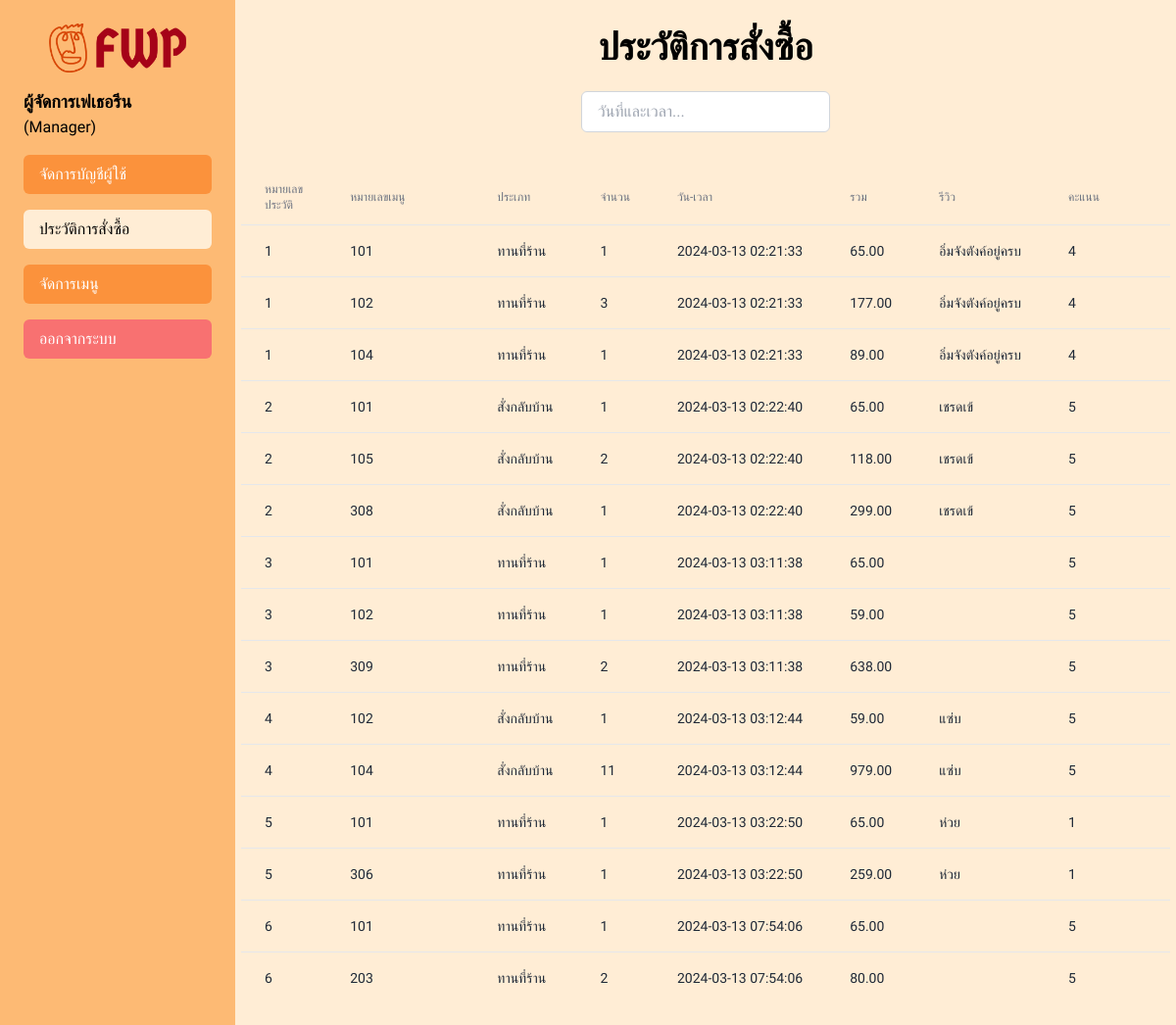
Page /history_manager.php (signed in) on the earlier database version.
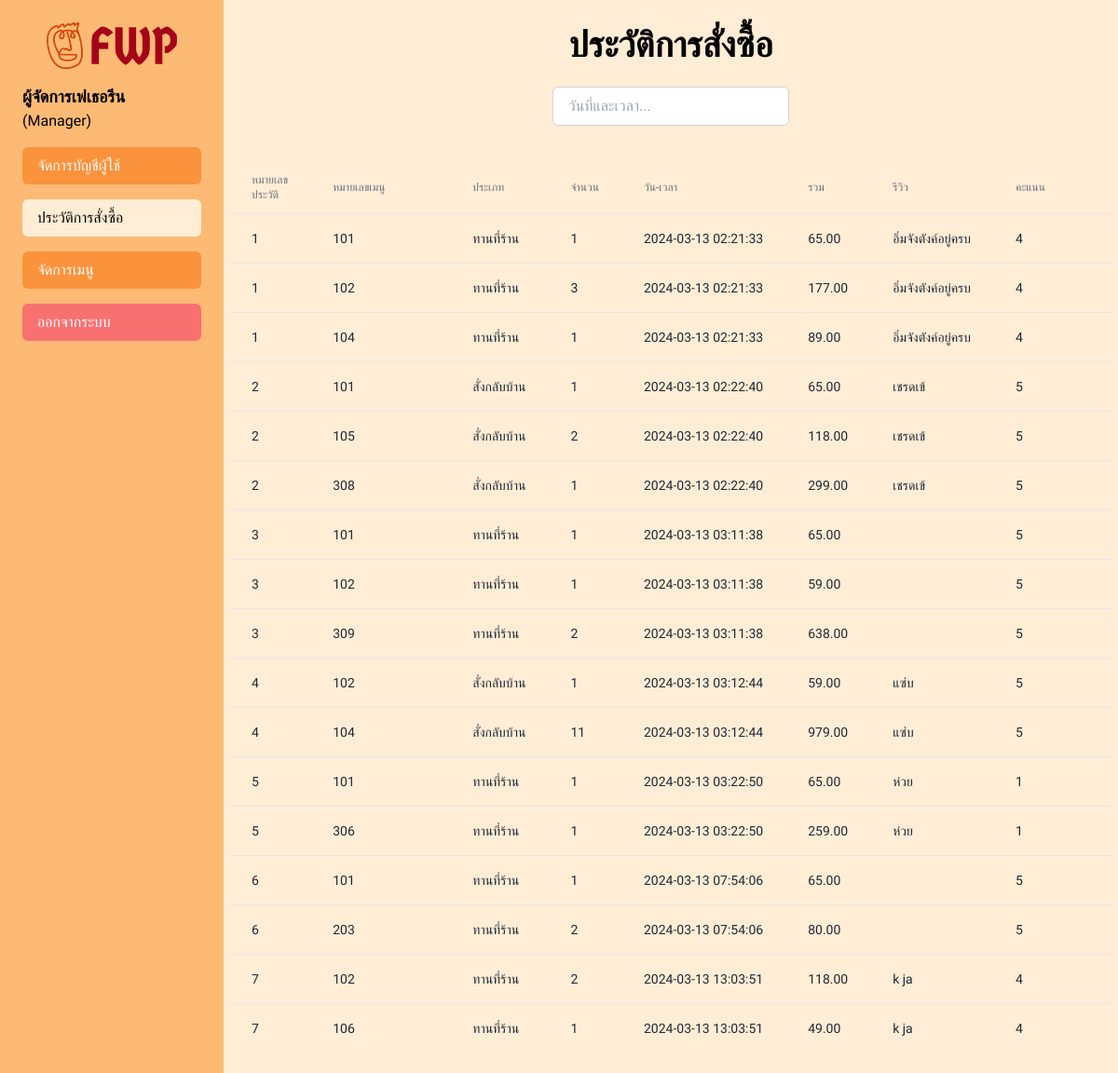
Same page on the later database version.
### tables this page shows
CREATE TABLE review (
    review_id INTEGER PRIMARY KEY AUTOINCREMENT,
    comment TEXT,
    score INTEGER
);

### history_order.php (the view, shortened to what this page needs)
<?php
$db = new MyDB();
$sql = "SELECT * FROM order_history;";
$ret = $db->query($sql);
if ($ret->numColumns() > 0) {
  while($row = $ret->fetchArray(SQLITE3_ASSOC)) {
    $query = "SELECT * FROM review WHERE review_id =" . $row['review_id'];
    $review_result = $db->query($query);
    $review_row = $review_result->fetchArray(SQLITE3_ASSOC);
    $comment = $review_row ? $review_row['comment'] : '';
    echo "<tr class=\"hover:bg-orange-200\">
              <td class=\"px-6 py-4 whitespace-nowrap text-sm text-gray-800 history-no\">" . $row["history_no"] . "</td>
              <td class=\"px-6 py-4 whitespace-nowrap text-sm text-gray-800 menu-no \">" . $row["menu_no"] . "</td>
              <td class=\"px-6 py-4 whitespace-nowrap text-sm text-gray-800 type\">" . $row["type"] . "</td>
              <td class=\"px-6 py-4 whitespace-nowrap text-sm text-gray-800 quantity\">" . $row["quantity"] . "</td>
              <td class=\"px-6 py-4 whitespace-nowrap text-sm text-gray-800 date_time\">" . $row["date_time"] . "</td>
              <td class=\"px-6 py-4 whitespace-nowrap text-sm text-gray-800 total\">" . number_format($row["total"], 2) . "</td>
              <td class=\"px-6 py-4 whitespace-nowrap text-sm text-gray-800 review-id\">" . $comment . "</td>
              <td class=\"px-6 py-4 whitespace-nowrap text-sm text-gray-800 review-score\">" . ($review_row ? $review_row['score'] : '') . "</td>
              <td class=\"px-6 py-4 whitespace-nowrap text-end text-sm font-medium\">
              </td>
            </tr>";
  }
}
?>

### history_manager.php (shortened to what this page needs)
<!DOCTYPE html>
<html lang="en">
<head>
  <link rel="stylesheet" href="style.css">
</head>
<body class="bg-orange-100 overflow-x-hidden">
<div class="main flex w-[100vw]">
        <div class="left bg-orange-300 p-6 w-1/5">
                    <a class="" href="main_manager.php"><img src="public/fwp-logo-color.png" class="my-0 mx-auto w-auto h-[50px]"></a>
                    <p id="welcome" class="mt-4 font-semibold text-lg"></p>
                    <p>(Manager)</p>
                    <form method="post">
                        <a href="manage_Accounts.php" class="block bg-orange-400 hover:bg-orange-500 text-white rounded-md text-base py-2 px-4 mt-4">จัดการบัญชีผู้ใช้</a>
                        <a href="history_manager.php" class="block bg-orange-100 hover:bg-orange-200 text-black rounded-md text-base py-2 px-4 mt-4">ประวัติการสั่งซื้อ</a>
                        <a href="menu_manager.php" class="block bg-orange-400 hover:bg-orange-500 text-white text-base rounded-md py-2 px-4 mt-4">จัดการเมนู</a>
                        <a href="logout.php" id="logout" class="block bg-red-400 hover:bg-red-500 text-white text-base rounded-md py-2 px-4 mt-4">ออกจากระบบ</a>
                    </form>
                </div>
  <div class="justify-center">
    <h1 class="font-bold text-[32px] text-center mt-5 sm:text-[38px]">ประวัติการสั่งซื้อ</h1>
    <div class="flex items-center justify-center my-4">
      <input type="text" id="searchInput" class="px-4 py-2 border border-gray-300 rounded-md focus:outline-none focus:ring-2 focus:ring-orange-300" placeholder="วันที่และเวลา...">
    </div>
    <div class="flex flex-col w-[80vw]">
      <div class="overflow-x-hidden mx-auto my-4">
        <div class="p-1.5 min-w-full inline-block align-middle">
          <div class="overflow-hidden">
            <table class="min-w-full divide-y divide-gray-200 rounded-md">
              <thead>
                <tr>
                  <th scope="col" class="px-6 py-3 text-start text-xs font-medium text-gray-500 uppercase">หมายเลขประวัติ</th>
                  <th scope="col" class="px-6 py-3 text-start text-xs font-medium text-gray-500 uppercase sm:w-[300px]">หมายเลขเมนู</th>
                  <th scope="col" class="px-6 py-3 text-start text-xs font-medium text-gray-500 uppercase">ประเภท</th>
                  <th scope="col" class="px-6 py-3 text-start text-xs font-medium text-gray-500 uppercase">จำนวน</th>
                  <th scope="col" class="px-6 py-3 text-start text-xs font-medium text-gray-500 uppercase">วัน-เวลา</th>
                  <th scope="col" class="px-6 py-3 text-start text-xs font-medium text-gray-500 uppercase">รวม</th>
                  <th scope="col" class="px-6 py-3 text-start text-xs font-medium text-gray-500 uppercase">รีวิว</th>
                  <th scope="col" class="px-6 py-3 text-start text-xs font-medium text-gray-500 uppercase">คะแนน</th>
                </tr>
              </thead>
              <tbody class="divide-y divide-gray-200 ">
                <?php
                  require_once "history_order.php";
                ?>
              </tbody>
            </table>
          </div>
        </div>
      </div>
    </div>
  </div>
</div>
</body>
</html>

### style.css (style rules this page uses)
* { font-family: 'Prompt', sans-serif; }
html, :host { line-height: 1.5; -webkit-text-size-adjust: 100%; -moz-tab-size: 4; -o-tab-size: 4; tab-size: 4; font-family: ui-sans-serif, system-ui, sans-serif, "Apple Color Emoji", "Segoe UI Emoji", "Segoe UI Symbol", "Noto Color Emoji"; font-feature-settings: normal; font-variation-settings: normal; -webkit-tap-highlight-color: transparent; }
body { margin: 0; line-height: inherit; }
h1, h2, h3, h4, h5, h6 { font-size: inherit; font-weight: inherit; }
a { color: inherit; text-decoration: inherit; }
table { text-indent: 0; border-color: inherit; border-collapse: collapse; }
button, input, optgroup, select, textarea { font-family: inherit; font-feature-settings: inherit; font-variation-settings: inherit; font-size: 100%; font-weight: inherit; line-height: inherit; color: inherit; margin: 0; padding: 0; }
blockquote, dl, dd, h1, h2, h3, h4, h5, h6, hr, figure, p, pre { margin: 0; }
input::placeholder, textarea::placeholder { opacity: 1; color: #9ca3af; }
img, svg, video, canvas, audio, iframe, embed, object { display: block; vertical-align: middle; }
img, video { max-width: 100%; height: auto; }
.mx-auto { margin-left: auto; margin-right: auto; }
.my-0 { margin-top: 0px; margin-bottom: 0px; }
.my-4 { margin-top: 1rem; margin-bottom: 1rem; }
.mt-4 { margin-top: 1rem; }
.mt-5 { margin-top: 1.25rem; }
.block { display: block; }
.inline-block { display: inline-block; }
.flex { display: flex; }
.h-\[50px\] { height: 50px; }
.w-1\/5 { width: 20%; }
.w-\[100vw\] { width: 100vw; }
.w-auto { width: auto; }
.w-\[80vw\] { width: 80vw; }
.min-w-full { min-width: 100%; }
.flex-col { flex-direction: column; }
.items-center { align-items: center; }
.justify-center { justify-content: center; }
.divide-y > :not([hidden]) ~ :not([hidden]) { --tw-divide-y-reverse: 0; border-top-width: calc(1px * calc(1 - var(--tw-divide-y-reverse))); border-bottom-width: calc(1px * var(--tw-divide-y-reverse)); }
.divide-gray-200 > :not([hidden]) ~ :not([hidden]) { --tw-divide-opacity: 1; border-color: rgb(229 231 235 / var(--tw-divide-opacity)); }
.overflow-hidden { overflow: hidden; }
.overflow-x-hidden { overflow-x: hidden; }
.whitespace-nowrap { white-space: nowrap; }
.rounded-md { border-radius: 0.375rem; }
.border { border-width: 1px; }
.border-gray-300 { --tw-border-opacity: 1; border-color: rgb(209 213 219 / var(--tw-border-opacity)); }
.bg-orange-100 { --tw-bg-opacity: 1; background-color: rgb(255 237 213 / var(--tw-bg-opacity)); }
.bg-orange-300 { --tw-bg-opacity: 1; background-color: rgb(253 186 116 / var(--tw-bg-opacity)); }
.bg-orange-400 { --tw-bg-opacity: 1; background-color: rgb(251 146 60 / var(--tw-bg-opacity)); }
.bg-red-400 { --tw-bg-opacity: 1; background-color: rgb(248 113 113 / var(--tw-bg-opacity)); }
.p-1\.5 { padding: 0.375rem; }
.p-6 { padding: 1.5rem; }
.px-4 { padding-left: 1rem; padding-right: 1rem; }
.px-6 { padding-left: 1.5rem; padding-right: 1.5rem; }
.py-2 { padding-top: 0.5rem; padding-bottom: 0.5rem; }
.py-3 { padding-top: 0.75rem; padding-bottom: 0.75rem; }
.py-4 { padding-top: 1rem; padding-bottom: 1rem; }
.text-center { text-align: center; }
.text-start { text-align: start; }
.text-end { text-align: end; }
.align-middle { vertical-align: middle; }
.text-\[32px\] { font-size: 32px; }
.text-base { font-size: 1rem; line-height: 1.5rem; }
.text-lg { font-size: 1.125rem; line-height: 1.75rem; }
.text-sm { font-size: 0.875rem; line-height: 1.25rem; }
.text-xs { font-size: 0.75rem; line-height: 1rem; }
.font-bold { font-weight: 700; }
.font-medium { font-weight: 500; }
.font-semibold { font-weight: 600; }
.uppercase { text-transform: uppercase; }
.text-gray-500 { --tw-text-opacity: 1; color: rgb(107 114 128 / var(--tw-text-opacity)); }
.text-gray-800 { --tw-text-opacity: 1; color: rgb(31 41 55 / var(--tw-text-opacity)); }
.text-white { --tw-text-opacity: 1; color: rgb(255 255 255 / var(--tw-text-opacity)); }
.text-black { --tw-text-opacity: 1; color: rgb(0 0 0 / var(--tw-text-opacity)); }
@media (min-width: 640px) { .sm\:w-\[300px\] { width: 300px; } }
@media (min-width: 640px) { .sm\:text-\[38px\] { font-size: 38px; } }

### history_manager.php (style rules this page uses)
body, html { height: 100%; margin: 0; padding: 0; }
.main { min-height: 100%; display: flex; }

Differences in the rows shown:
added review: comment "k ja", score "4"
Other differences:
new list line: "7 102 ทานที่ร้าน 2 2024-03-13 13:03:51 118.00"
new list line: "7 106 ทานที่ร้าน 1 2024-03-13 13:03:51 49.00"
